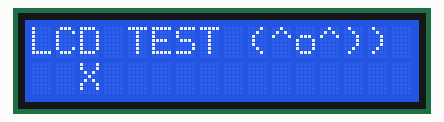
Recording of a sketch running on a simulated Arduino Uno, built with avr-gcc and run on an emulated ATmega328P. Shown: 16×2 character LCD.

Above: at 0.1 s.
At 2.6 s:
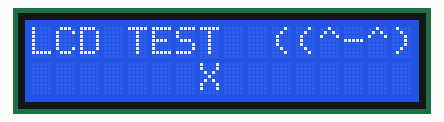
At 4.7 s:
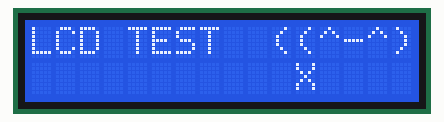
At 8.7 s:
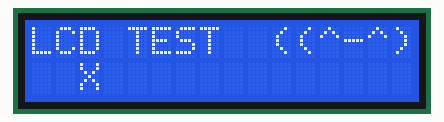
At 13.7 s:
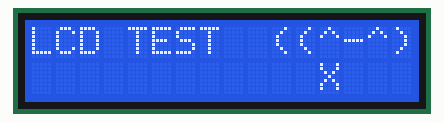
At 18.3 s:
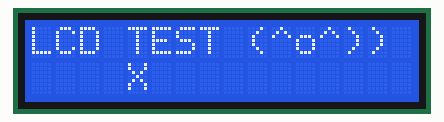

The sketch:

lcd_test.ino
```cpp
#include <LiquidCrystal.h>

// rs, enable, d4, d5, d6, d7
LiquidCrystal lcd( 12, 11, 5, 4, 3, 2 );

int LCD_COLUMNS = 16;
int LCD_ROWS = 16;
int lineOneFrame = 0;
int writeTwoPosition = 2;

void setup()
{
  lcd.begin( LCD_COLUMNS, LCD_ROWS );
  lcd.clear();
}

void writeLineOne()
{
  lcd.setCursor( 0, 0 );
  lcd.print("LCD TEST");
  switch (lineOneFrame) {
    case 0:
      lcd.print(" (^o^)) ");
      break;
    case -1:
      lcd.print("  ((^-^)");
      break;
  }
  lineOneFrame = ~lineOneFrame;
}

void writeLineTwo()
{
  lcd.setCursor( 0, 1 );
  for(int i = 0; i < writeTwoPosition; i++) {
    lcd.print(" ");
  }
  lcd.print("X");
  writeTwoPosition++;
  for(int i = writeTwoPosition; i < LCD_COLUMNS - writeTwoPosition; i++){
    lcd.print(" ");
  }
  if (writeTwoPosition > LCD_COLUMNS) { writeTwoPosition = 0; }
}

void loop()
{
  writeLineOne();
  writeLineTwo();
  delay(500);
}
```

Measured:
- by itself, everything shown: repeats every 17.1 s, in 34 steps
- what the display in image 1 shows lasts 0.5 s, from 2.6 s to 3.1 s
